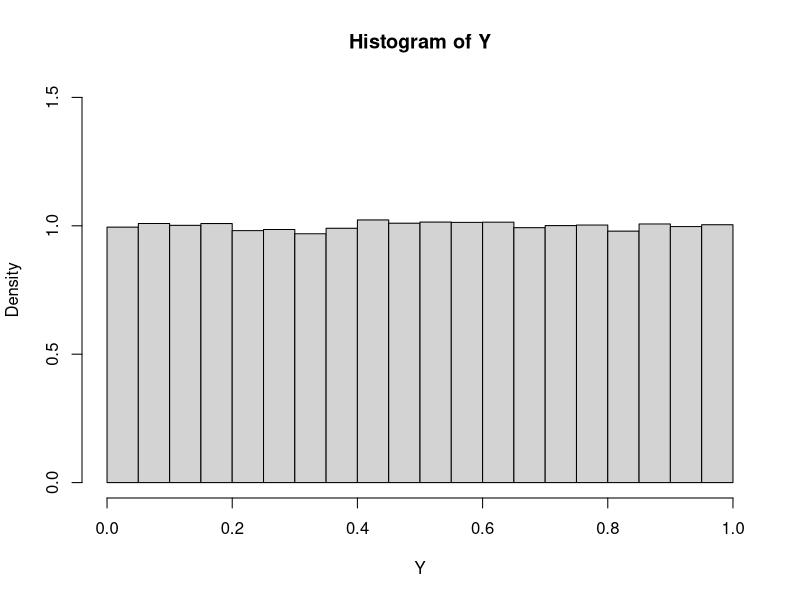
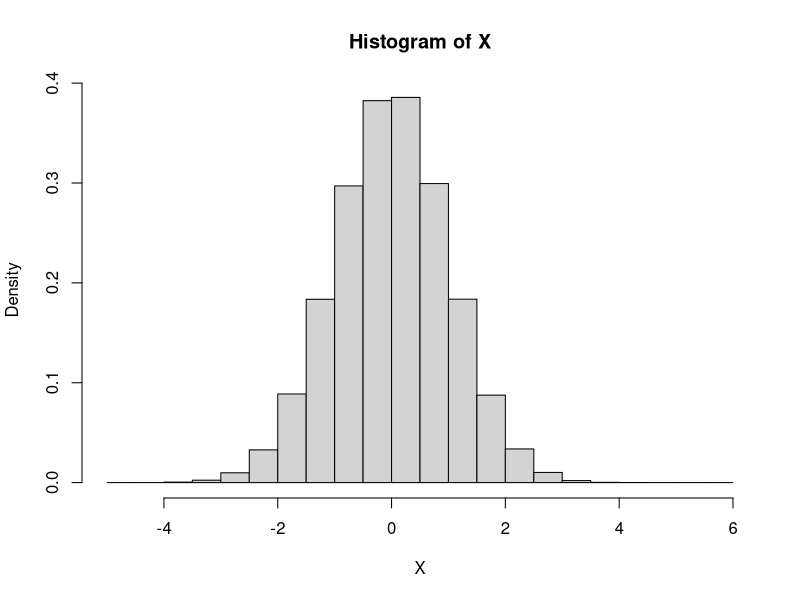
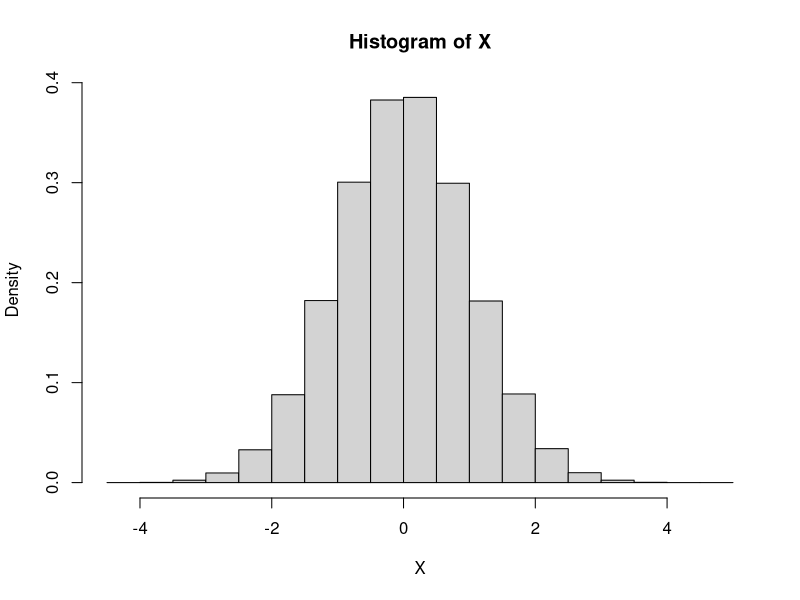
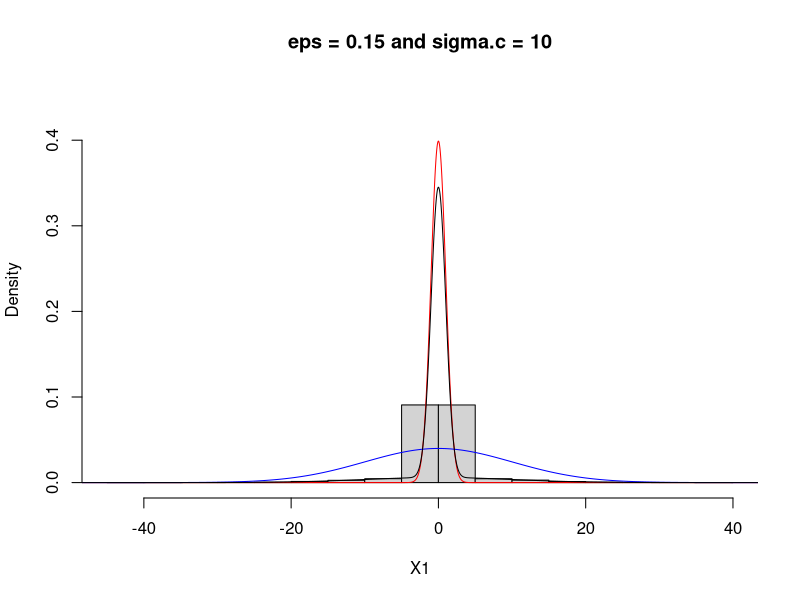
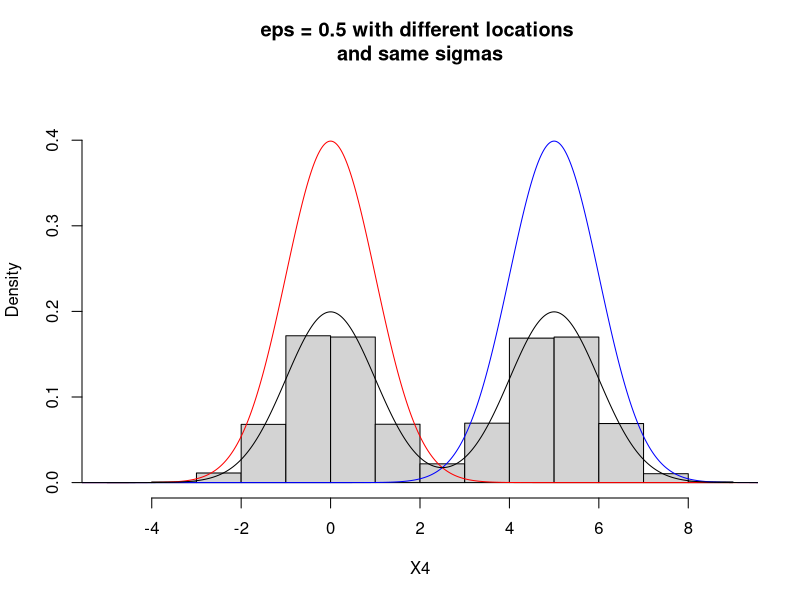

Write R code to recreate these figures, in order.
######################################################################################
					#Probability Integral Transform
######################################################################################
# Set a seed to make this process repeatable
set.seed(12345) 

# Set the number of simulations
n <- 100000

# Simulate data from a standard normal distribution
X <- rnorm(n)

# Find out the coresponding quantiles
Y <- pnorm(X)

# Use histogram to graph the distribution
hist(Y, freq = F, ylim = c(0, 1.5))

######################################################################################
					#Normal distribution
######################################################################################
# 1. Direct
# Set a seed to make this process repeatable
set.seed(12345) 

# Set the number of simulations
n <- 100000

# Simulate data from a standard normal distribution
X <- rnorm(n)

# Use histogram to graph the distribution
hist(X, freq = F)

# 2. Indirect
# Set a seed to make this process repeatable
set.seed(12345) 

# Set the number of simulations
n <- 100000

# Simulate data from Uniform(0,1)
Y <- runif(n)

# By PIT, get a sample from a standard normal distribution
X <- qnorm(Y)

# Use histogram to graph the distribution
hist(X, freq = F)
######################################################################################
					#Contaminated Normal distribution
######################################################################################
# Set a seed to make this process repeatable
set.seed(12345) 

# Set the number of simulations
n <- 100000

# Build a function to simulate a contaminated normal distribution
rctnorm <- function(n, eps = 0.5, mu = c(0, 0), 
sigma = c(1, 1)) {

# Simulate I
I <- rbinom(n, 1, 1 - eps)
# Simulate X
X <- rnorm(n, mu[1], sigma[1])
# Simulate Y
Y <- rnorm(n, mu[2], sigma[2])

# Simulate W
W <- rep(NA, n)
for (i in 1:n){
W[i] <- ifelse(I[i] == 1, X[i], Y[i])
}
W
}

# the p.d.f of contaminated normal distribution
dctnorm <- function(x, eps = 0.5, mu = c(0, 0), 
sigma = c(1, 1)){
dnorm(x, mu[1], sigma[1]) * (1 - eps) + 
dnorm(x, mu[2], sigma[2]) * eps
}

# get a sequence from -100 to 100 having step 0.01 
# as the points in x-aixs				
x <- seq(-100, 100, 0.01)

# 3.4.26 part b, eps = 0.15, mu1 = mu2 = 0, 
# sigma1 = 1, sigma2 = sigma.c = 10
X1 <- rctnorm(n, 0.15, mu = c(0, 0), sigma = c(1, 10))
# Use histogram to graph the distribution
hist(X1, freq = F, main = 'eps = 0.15 and sigma.c = 10'
, ylim = c(0, 0.45))

# graph the p.d.f. of standard normal distribution 
# in a red curve
points(x, dnorm(x, 0, 1), type = 'l', col = 'red')

# graph the p.d.f. of normal distribution with mu=0 
# and sigma=10 in a blue curve
points(x, dnorm(x, 0, 10), type = 'l', col = 'blue')

# graph the p.d.f. of contanminated normal distribution 
# with eps = 0.15, mu1 = mu2 = 0, sigma1 = 1, sigma 2 = 10 
# in a black curve
points(x, dctnorm(x, 0.15, c(0, 0), c(1, 10)), type = 'l'
, col = 'black')

# An example when we have 2 normal distribution 
# with different locations. eps = 0.5, mu1 = 0, 
# mu2 = 5, sigma1 = sigma2 = 1
X4 <- rctnorm(n, 0.5, mu = c(0, 5), sigma = c(1, 1)) 
hist(X4, freq = F, main = 'eps = 0.5 with different locations 
and same sigmas', ylim = c(0, 0.45))

# graph the p.d.f. of standard normal distribution 
# in a red curve
points(x, dnorm(x, 0, 1), type = 'l', col = 'red')

# graph the p.d.f. of normal distribution 
# with mu = 5 and sigma = 1 in a blue curve
points(x, dnorm(x, 5, 1), type = 'l', col = 'blue')

# graph the p.d.f. of contaminated normal distribution
# with eps = 0.5, mu1 = 0, mu2 = 5, sigma1 = 1 
# and sigma2 = 2 in a black curve
points(x, dctnorm(x, 0.5, c(0, 5), c(1, 1)), type = 'l'
, col = 'black')

